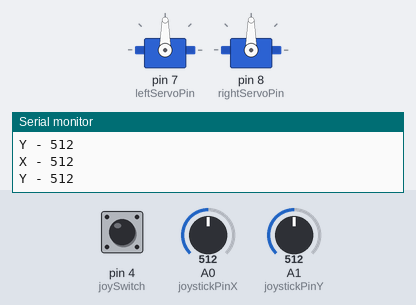
The sketch below on a simulated Arduino Uno, built with avr-gcc and run on an emulated ATmega328P. Parts: 2 × servo, the last lines printed to the serial monitor. The inputs (shaded band) are chosen by the test bench; at power-on: A0 (joystickPinX) = 512, A1 (joystickPinY) = 512, pin 4 (joySwitch) HIGH.

Above: at 1.2 s.
1.3 s: A0 (joystickPinX) set to 716
At 2.5 s:
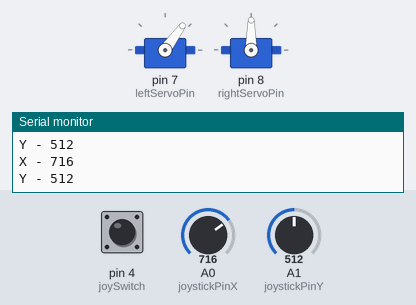
2.8 s: A1 (joystickPinY) set to 716
At 4.0 s:
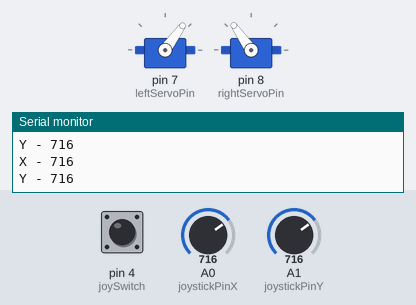
4.3 s: A1 (joystickPinY) set to 1023
At 5.5 s:
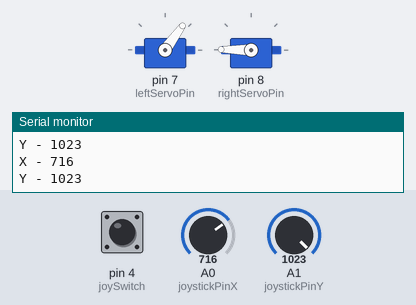
5.8 s: A0 (joystickPinX) set to 0
At 7.0 s:
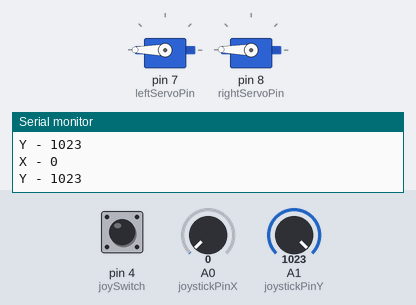
7.3 s: A0 (joystickPinX) set to 122
At 7.6 s:
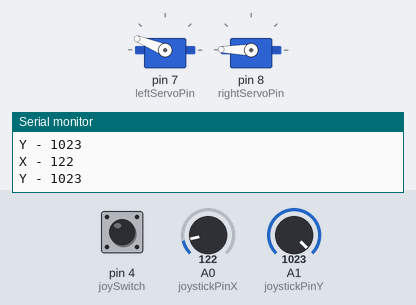
8.8 s: A1 (joystickPinY) set to 900
At 9.3 s:
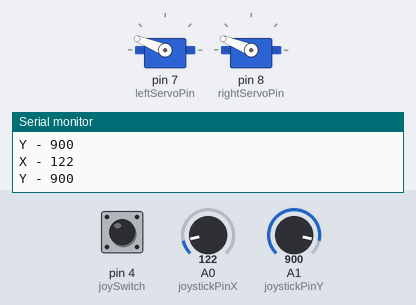
Timing chart, 0 to 11.3 s (numbered marks = the images above; inputs shaded):
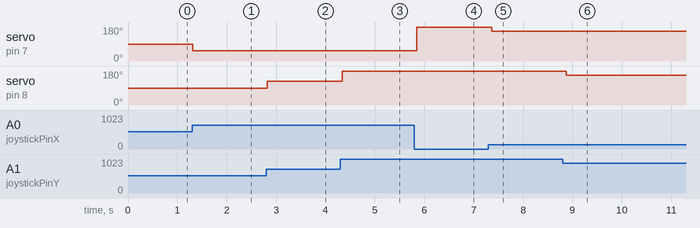

Measured:
- after the input at 1.3 s, servo on pin 7 (leftServoPin): 90° → 54° at once
- after the input at 2.8 s, servo on pin 8 (rightServoPin): 90° → 125° at once
- after the input at 4.3 s, servo on pin 8 (rightServoPin): 125° → 179° at once
- after the input at 5.8 s, servo on pin 7 (leftServoPin): 54° → 180° after 0.05 s
- after the input at 7.3 s, servo on pin 7 (leftServoPin): 180° → 158° after 0.06 s
- after the input at 8.8 s, servo on pin 8 (rightServoPin): 179° → 158° after 0.07 s

The sketch:

RC_car_continuous_servo_joystick.ino
```cpp
#include <Servo.h>

// From https://www.arduino.cc/en/Reference/ServoWrite
// "On a continuous rotation servo, this will set the speed of the servo
// (with 0 being full-speed in one direction, 180 being full speed in the other,
// and a value near 90 being no movement)."

// Servo - FS90R (Continuous Servo)
// Wiring:
// Connect the servo red wire to the +5v pin (or use external power)
// Connect the servo brown or black wire to the ground pin
// Connect the servo orange or yellow wire to the digital pin

#define joystickPinX A0 // Joystick X pin connected to A0
#define joystickPinY A1 // Joystick Y pin connected to A1
#define joySwitch 4 // Joystick switch connected to Digital Pin 4

Servo leftServo;
Servo rightServo;

int leftServoPin = 7;
int rightServoPin = 8;
float conversionValue = 0.17595; // The value to convert from the analog signal

// variables will change:
int joystickX = 0;
int joystickY = 0;
float convertedX = 0;
float convertedY = 0;

void setup() {
  pinMode(joySwitch, INPUT_PULLUP);
  Serial.begin(9600);

  leftServo.attach(leftServoPin);
  leftServo.write(90);
  rightServo.attach(rightServoPin);
  rightServo.write(90);
}

void loop() {
  joystickX = analogRead(joystickPinX);
  joystickY = analogRead(joystickPinY);

  convertedX = convertLeft(joystickX);
  convertedY = convertRight(joystickY);

  if (!digitalRead(joySwitch)) { // If Joystick switch is clicked re-center all Servos
    leftServo.write(90);
    rightServo.write(90);
    Serial.println("Switch pushed");
    delay(500); // delay for debouncing the joystick switch
  }

  Serial.print("X - ");
  Serial.println(joystickX);
  Serial.print("Y - ");
  Serial.println(joystickY);

  if (joystickX < 490) {
    leftServo.write(convertedX);
  } else if (joystickX > 520) {
    leftServo.write(convertedX);
  } else {
    leftServo.write(90);
  }
  if (joystickY < 490) {
    rightServo.write(convertedY);
  } else if (joystickY > 520) {
    rightServo.write(convertedY);
  } else {
    rightServo.write(90);
  }

  delay(100);

}

int convertRight(int a) {
  return a * 0.17595;
}

int convertLeft(int a) {
  return 180 - (a * 0.17595);
}
```
